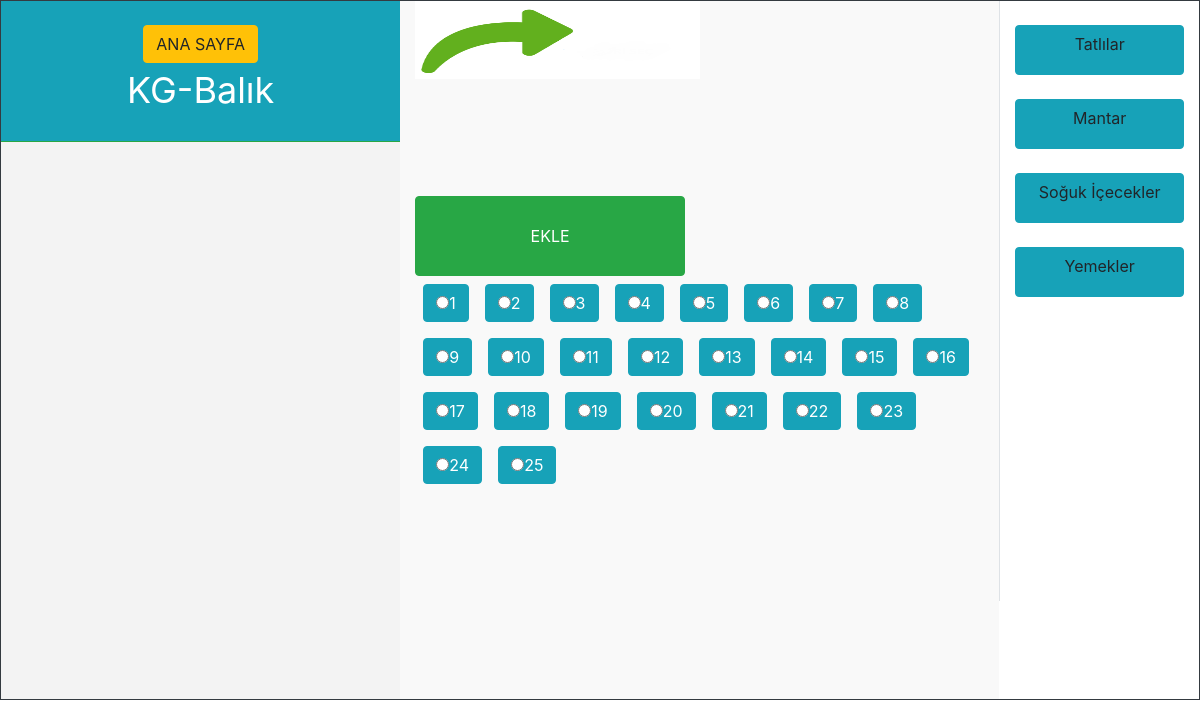
The app's page /masadetay.php?masaid=0, older data.
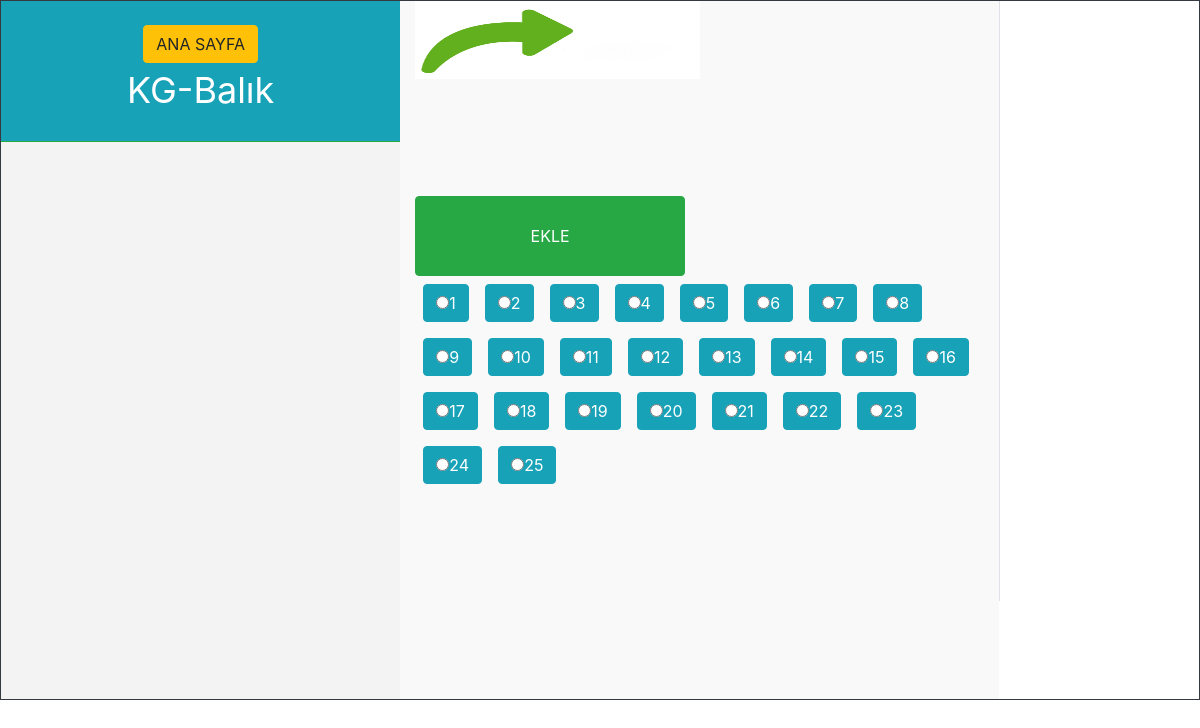
The same page, newer data.
### tables this page shows
CREATE TABLE `masalar` (
  `id` int(11) NOT NULL AUTO_INCREMENT,
  `ad` varchar(255) NOT NULL,
  `durum` int(11) NOT NULL,
  PRIMARY KEY (`id`)
);

CREATE TABLE `kategori` (
  `id` int(11) NOT NULL AUTO_INCREMENT,
  `ad` varchar(200) NOT NULL,
  PRIMARY KEY (`id`)
);

### masadetay.php (the view, shortened to what this page needs)
<?php include("fonksiyon/fonksiyon.php"); $masam = new sistem;
@$masaid=$_GET["masaid"];
?>
<head>
<link rel="stylesheet" href="dosya/boost.css">
<link rel="stylesheet" href="dosya/stil.css">
</head>
<body>
<div class="container-fluid">
	<?php
	if ($masaid!="") :
	$son=$masam->masagetir($db,$masaid);
	$dizi=$son->fetch_assoc();
	?>
		<div class="row border border-dark" id="div1">
			<div class="col-md-4" id="div2">
				<div class="row">
					<div class="col-md-12 border-bottom border-success bg-info text-white mx-auto p-4 text-center" style="font-size:36px;" id="div3">
					<a href="index.php" class="btn btn-warning">ANA SAYFA</a><br>
					<?php echo $dizi["ad"]; ?></div>
					<div  class="col-md-12" id="veri"></div>
				</div>
		</div>
		<div class="col-md-6"  style="background-color:#F9F9F9">
			<div class="row">
				<form id="formum">
				<div class="col-md-12" id="sonuc"  style="min-height:50%;">
				<img src="dosya/işarettik.png" style="width:50%;height:50%;" alt="">
				</div>
			</div>
			<div class="row">
				<div class="col-md-12" class="div2">
					<div class="row" class="div2">
						<div class="col-md-6">
							<input type="button" id="btn" value="EKLE" style="height:80px; width:100%;" class="btn btn-success btn-block mt-4" />
						</div>
						<div class="col-md-12">
							<?php
							for ($i=1; $i<=25; $i++) :
							echo '<label class="btn btn-info m-2"><input name="adet" type="radio" value="'.$i.'" />'.$i.'</label>';
							endfor;
							?>
						</div>
					</div>
				</div>
			</div>
		</div>
		<div class="col-md-2  border-left" id="urunler" style="height: 600px;overflow-y: auto;overflow-x: hidden;">
		<?php $masam->urungrup($db); ?>
		</div>
</div>
</div>
<?php
else:
echo "hata var";
endif;
?>
</body>
</head>

### fonksiyon/fonksiyon.php (shortened to what this page needs)
<?php
class sistem {
	private function benimsorum($vt,$sorgu,$tercih) {
	$a =$sorgu;
	$b=$vt->prepare($a);
	$b->execute();
	if ($tercih==1):
	return $c=$b->get_result();
	endif;
	}
	function masagetir ($vt,$id) {
	$get="select * from masalar where id=$id";
	return$this->benimsorum($vt,$get,1);
	}
	function urungrup($db) {
		$se="select * from kategori";
		$gelen=$this->benimsorum($db,$se,1);
		while ($son=$gelen->fetch_assoc()) :
		echo '<br><a type="button" class="btn btn-info"  style="height:50px; width:100%;" sectionId="'.$son["id"].'">'.$son["ad"].'</a><br>';
		endwhile;
	}
}
?>

### dosya/stil.css (style rules this page uses)
#div1 { min-height:700px; border-bottom:#D3D3D3 solid dashed; }
#div2 { background-color:#F3F3F3; border-right:#D3D3D3 solid dashed; }
#div3 { min-height:100px; font-size:36px; }

Row changes from the older to the newer data that the page shows:
removed kategori: ad "Tatlılar"
removed kategori: ad "Mantar"
removed kategori: ad "Soğuk İçecekler"
removed kategori: ad "Yemekler"
